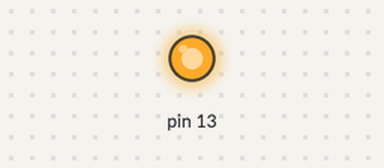
A sketch run on a simulated Arduino Uno, built with avr-gcc and run on an emulated ATmega328P. On the bench: output pins drawn as LEDs (lit = HIGH).

Above: at 0.2 s.
At 1.5 s:
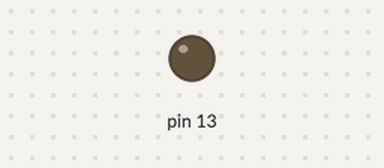
Timing chart, 0 to 5.2 s (numbered marks = the images above):
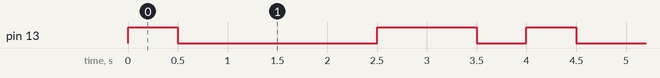

The sketch:

encenderLed.ino
```cpp
void setup() {
  pinMode(13, OUTPUT);

}

void loop() {
  digitalWrite(13, HIGH);   // Decimos que se encienda
  delay(500);               // por 0.5 seg
  digitalWrite(13, LOW);    // Que se apague
  delay(2000);              // por 2 seg
  digitalWrite(13, HIGH);   // Decimos que se encienda
  delay(1000);
  digitalWrite(13, LOW);
  delay(500);
}
```

Measured:
- by itself, pin 13: repeats every 4.0 s: LOW 2.0 s, HIGH 1.0 s, LOW 0.50 s, HIGH 0.50 s
- by itself, everything shown: repeats every 4.0 s, in 4 steps
